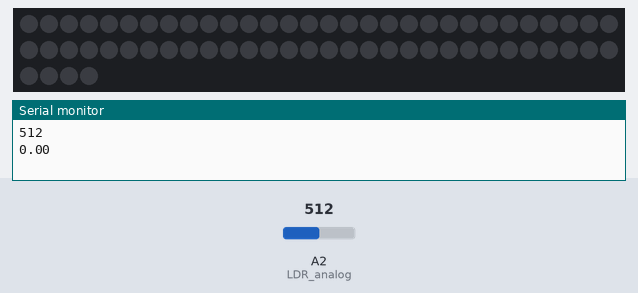
This sketch was run on a simulated Arduino Uno, built with avr-gcc and run on an emulated ATmega328P. Parts: 64 RGB LEDs in strip order, left to right, continuing on the next row, the last lines printed to the serial monitor. The test bench sets the inputs (shaded band); at power-on: A2 (LDR_analog) = 512. Dim RGB values are drawn brighter than linear.

Above: at 4.2 s.
4.3 s: A2 (LDR_analog) set to 535
7.0 s: A2 (LDR_analog) set to 554
At 7.4 s:
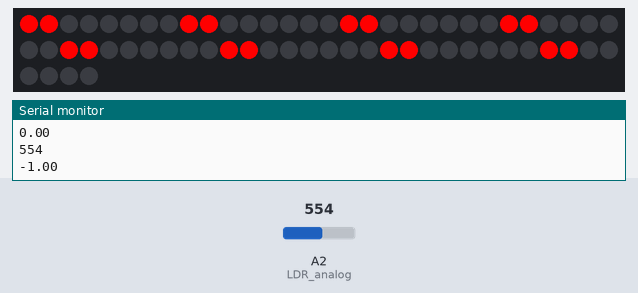
At 8.4 s:
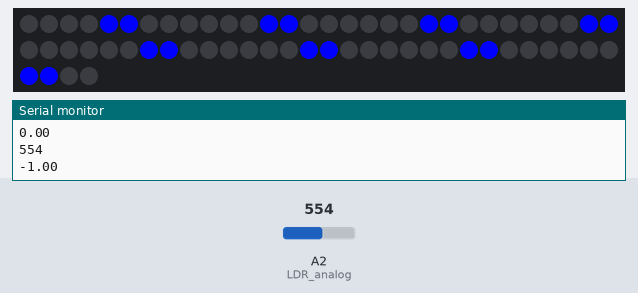
10.0 s: A2 (LDR_analog) set to 716
At 12.0 s:
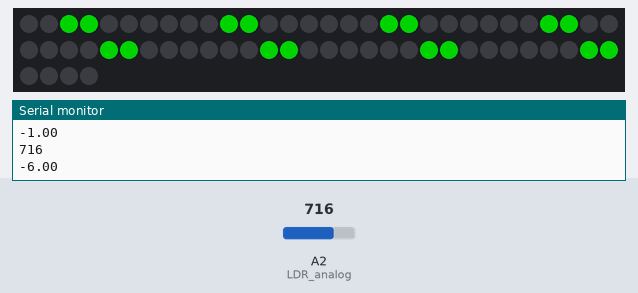
12.7 s: A2 (LDR_analog) set to 511
Timing chart, 0 to 15.7 s (numbered marks = the images above; inputs shaded):
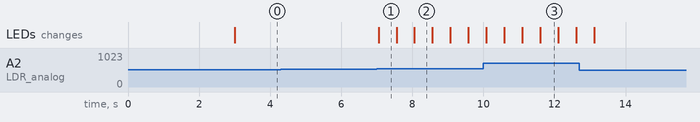

Measured:
- the behaviour switches between 542 and 543 on A2 (LDR_analog) (found by bisection; images 0 and 1)
- after the input at 7.0 s, the LEDs: change after 0.05 s (image 1)
- what the display in image 1 shows lasts 0.6 s, from 7.0 s to 7.6 s

The sketch:

NeoMatrix_with_LDR.ino
```cpp
#include <FastLED.h>

int LDR_analog = 2;
#define LED_PIN     5
#define NUM_LEDS    64 // 150 LEDs in the full strip
#define PATTERN_LEN 4
int Light_per_row = NUM_LEDS/PATTERN_LEN;

CRGB leds[NUM_LEDS];
CRGB pattern[PATTERN_LEN] = { CRGB::Red, CRGB::Green, CRGB::Blue, CRGB::Yellow};

void setup() {
  Serial.begin(115200);
  delay( 3000 ); // power-up safety delay
  FastLED.addLeds<NEOPIXEL, LED_PIN>(leds, NUM_LEDS).setCorrection( TypicalLEDStrip );
}

void row_LED(int i, CRGB color){
  for(int j= Light_per_row*(i); j<Light_per_row*(i+1); j++){
    leds[j] = color;
  }
  FastLED.show();
  delay(500);
  for(int j=Light_per_row*(i); j<Light_per_row*(i+1); j++){
    leds[j] = CRGB::Black;
  }
  FastLED.show();
}

void column_LED(int i, CRGB color){
  for(int j=0; j<NUM_LEDS; j++){
    if (j%8 == 2*i || j%8 == (2*i)+1){
      leds[j] = color;
    }
  }
  FastLED.show();
  delay(500);
  for(int j=0; j<NUM_LEDS; j++){
    if (j%8 == 2*i || j%8 == (2*i)+1){
      leds[j] = CRGB::Black;
    }
  }
  FastLED.show();
}

void loop() {
  int analog_value = analogRead(LDR_analog);
  Serial.println(analog_value);
  float BRIGHTNESS = ((4095-analog_value)*128/4095);
  Serial.println(BRIGHTNESS);
  FastLED.setBrightness(  BRIGHTNESS );
  if (analog_value <= (4095/2)){
    for (int i = 0; i < PATTERN_LEN; i = i + 1) {
      column_LED(i, pattern[i]);
    }
  } else {
    for (int i = 0; i < PATTERN_LEN; i = i + 1) {
      row_LED(i, pattern[i]);
    }
  }
}
```
